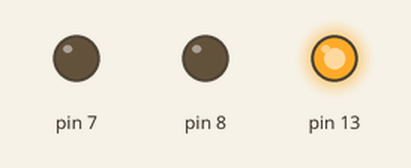
Bench run of a sketch on a simulated Arduino Uno, built with avr-gcc and run on an emulated ATmega328P. On the bench: output pins drawn as LEDs (lit = HIGH).

Above: at 0.1 s.
At 60.1 s:
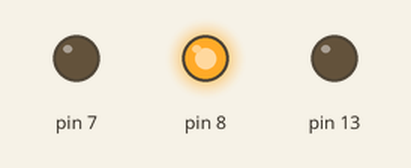
At 120.1 s:
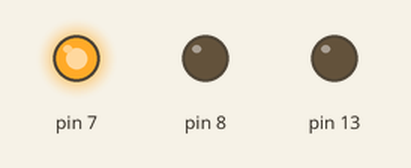
Timing chart, 0 to 121.6 s (numbered marks = the images above):
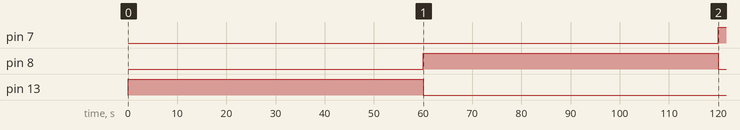

Measured:
- by itself, pin 7: LOW → HIGH at 120 s
- by itself, pin 8: LOW → HIGH at 60.0 s, → LOW 60.0 s later
- by itself, pin 13: LOW → HIGH at 0.00 s, → LOW 60.0 s later

The sketch:

Arduino-pd01_tarefa3.ino
```cpp
// C++ code
/*tarefa 3
	-monte agora uma sinaleira, com três leds coloridos,
    Verde, Vermelho e Amarelo, fazendo os leds
    acenderem um de cada vez, em sequência,
    cada um permanecendo acesso por um minuto.
*/
void setup()
{
  pinMode(13,OUTPUT);
  pinMode(8,OUTPUT);
  pinMode(7,OUTPUT);
}

void loop()
{
  digitalWrite(13, HIGH);//Led vermelho
  delay(60000);
  digitalWrite(13, LOW);

  digitalWrite(8, HIGH);//Led Amarelo
  delay(60000);
  digitalWrite(8, LOW);

  digitalWrite(7, HIGH);//Led Verde
  delay(60000);
  digitalWrite(7, LOW);

}
```
